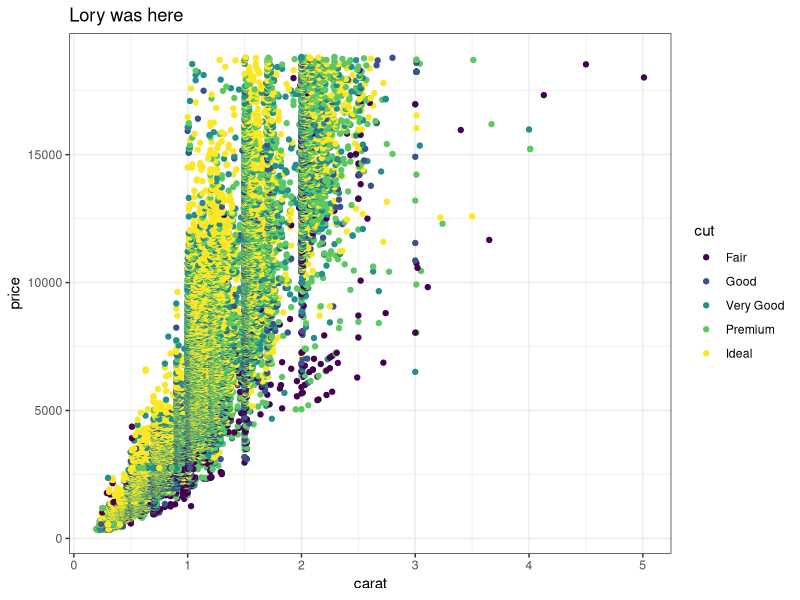
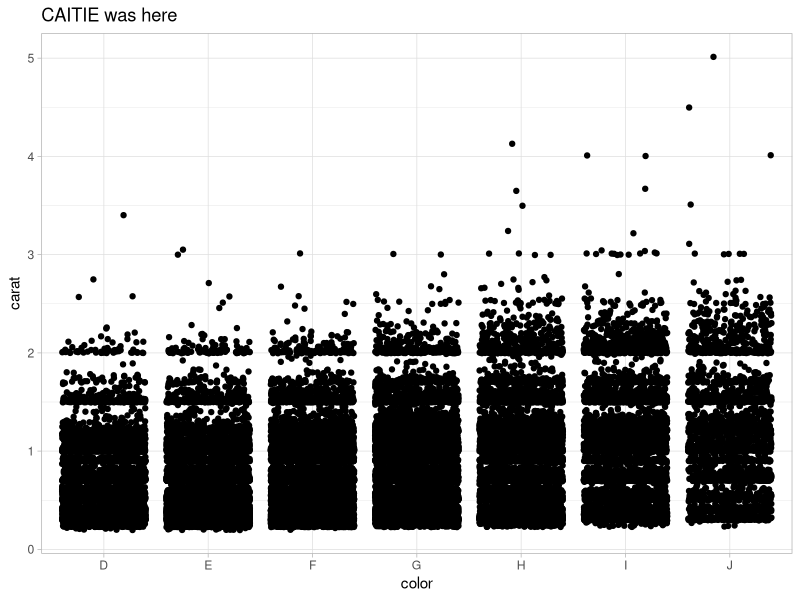
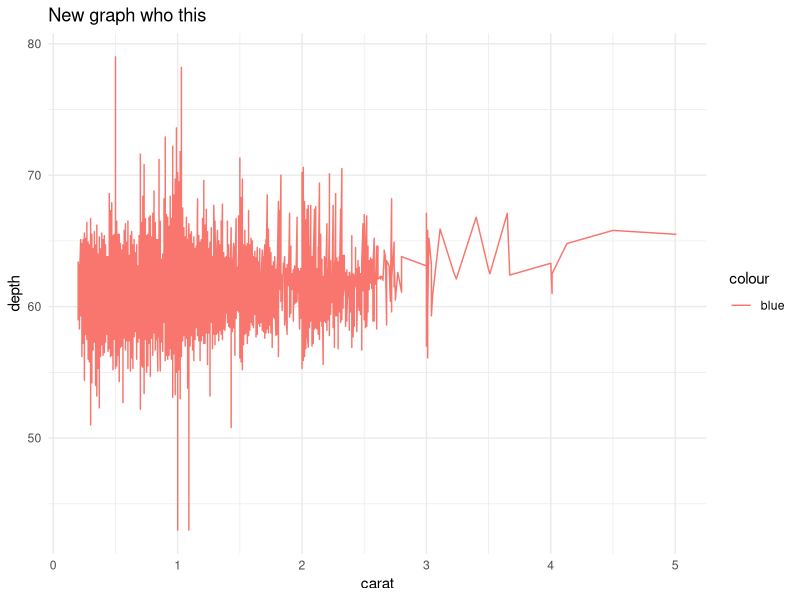

Reproduce these figures in R, in order.
## ---- chunk 1
knitr::opts_chunk$set(echo = TRUE)
library(tidyverse)
## ---- chunk 2
# Partner 1: 
# Run the code below to see the original graph
# Change the code below to make the point color change based on 'cut', and update the theme to theme_bw(). Update the title to include your first name. 

ggplot(data = diamonds, aes(x = carat, y = price, color = cut)) +
  geom_point() +
  theme_bw() +
  labs(title = "Lory was here")
## ---- chunk 3
# Partner 2: 
# Run the code below to see the original graph
# Change the code below to make the geom a geom_jitter, and update the theme to theme_light. Update the title to include your first name. 

ggplot(data = diamonds, aes(x = color, y = carat)) +
  geom_jitter() +
  theme_light() +
  labs(title = "CAITIE was here")
## ---- chunk 4
ggplot(data = diamonds, aes(x = carat, y = depth)) +
  geom_line(aes(colour = "blue")) +
  theme_minimal() +
  labs(title = "New graph who this")
## ---- chunk 5

